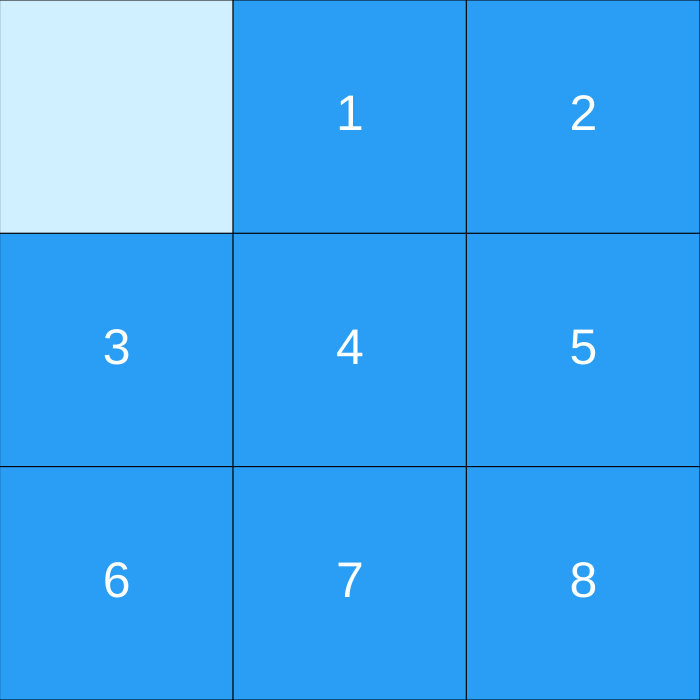
Frame 1 (no input)
Frame 60 (no input): identical to frame 1, image omitted
Frame 120 (the mouse pressed at the canvas centre since frame 60): identical to frame 1, image omitted

The p5.js sketch that drew this single still picture (run headless with seeded random() and noise() and a simulated clock; from frame 60 on, the mouse is pressed at the canvas centre):

// p5.js sketch
// ── sketch.js
const PUZZLE_SIZE = 3;
let puzzle;
function setup() {
    createCanvas(700, 700);
    puzzle = new Puzzle();
}

function draw() {
    background(220);
    puzzle.draw();
}

function mousePressed() {
    puzzle.movePiece(mouseX, mouseY);
}
// ── bfs.js
class BFS {
    constructor() {

    }
    solve(puzzle) {
        console.log('Solving using BFS');
        this.puzzle = puzzle;
        
    }
}
// ── puzzle.js
class Puzzle {
    constructor() {
        this.tiles = this.createTiles();
    }

    createTiles() {
        let tiles = [];
        let x = width / PUZZLE_SIZE / 2;
        let y = height / PUZZLE_SIZE / 2;
        for (let i = 0; i < PUZZLE_SIZE * PUZZLE_SIZE; i++) {
            tiles.push(new Tile(x, y, i, i));
            x += width / PUZZLE_SIZE;
            if (i % PUZZLE_SIZE == PUZZLE_SIZE - 1) {
                x = width / PUZZLE_SIZE / 2;
                y += height / PUZZLE_SIZE;
            }
        }
        return tiles;
    }

    draw() {
        for (let tile of this.tiles) {
            tile.draw();
        }
    }

    movePiece(mouseX, mouseY) {
        let smallest = Infinity;
        let num = -1;
        let tileToMove;
        for (let tile of this.tiles) {
            let distance = dist(mouseX, mouseY, tile.x, tile.y);
            if (distance < smallest) {
                smallest = distance;
                num = tile.number;
                tileToMove = tile;
            }
        }

        const zeroTile = this.tiles.find(t => t.number === 0);
        if (this.tileIsMoveable(tileToMove, zeroTile)) {
            tileToMove.moveTo(zeroTile);
        }
    }

    tileIsMoveable(tile, zeroTile) {
        if (abs(tile.index - zeroTile.index) == 1) {
            return true;
        } else if (abs(tile.index - zeroTile.index) == PUZZLE_SIZE) {
            return true;
        }
    }
}
// ── searchAlgorithm.js
class SearchAlgorithm {
    constructor() {
    }

    set(algorithm) {
        this.algorithm = algorithm;
    }

    solve(puzzle, goal) {
        return this.algorithm.solve(puzzle, goal)
    }
}
// ── state.js
class State {
    constructor(previous, current) {
        this.previous = previous;
        this.current = current;
    }
}
// ── style.css
html, body {
  padding: 0;
  margin: 40px;
  background: #312e2b;
}
canvas {
  padding: 0;
  margin: auto;
  display: flex;
}

#canvas-container {
  display: flex;
  align-items: center;
  justify-content: center;
  height: 75vh;
}

.stats-container {
  display: flex;
  align-items: center;
  justify-content: center;
}

.stats {
  width: 700px;
  display: flex;
  justify-content: left;
}

.button {
  background: #7fa650;
  border-radius: 5px;
  font-size: 20px;
  font-family: "Montserrat";
  height: 50px;
  border: 0;
  width: 100px;
  color: white;
  cursor: pointer;
  user-select: none;
}

.button:hover {
  background: #537133;
}

.stats-text-container {
  display: flex;
  flex-direction: row;
  margin-left: 20px;
}
.stats-text {
  position: relative;
  height: 10px;
  margin: 5px;
  color: white;
  margin-left: 50px;
  user-select: none;
}
  
// ── tile.js
class Tile {
    constructor(x, y, number, index) {
        this.x = x;
        this.y = y;
        this.number = number;
        this.index = index;
    }


    draw() {
        rectMode(CENTER);
        if (this.number == 0) {
            this.drawEmptyTile();
        } else {
            this.drawTile();
        }
    }

    drawTile() {
        fill(42, 157, 244);
        rect(this.x, this.y, width/PUZZLE_SIZE, height/PUZZLE_SIZE);

        textAlign(CENTER, CENTER);
        textSize(50);
        fill(255);
        text(this.number, this.x, this.y);
    }

    drawEmptyTile() {
        fill(208, 239, 255);
        rect(this.x, this.y, width/PUZZLE_SIZE, height/PUZZLE_SIZE);
    }

    moveTo(zeroTile) {
        let x = this.x;
        let y = this.y;
        let index = this.index;

        this.x = zeroTile.x;
        this.y = zeroTile.y;
        this.index = zeroTile.index;

        zeroTile.x = x;
        zeroTile.y = y;
        zeroTile.index = index;
    }
}
